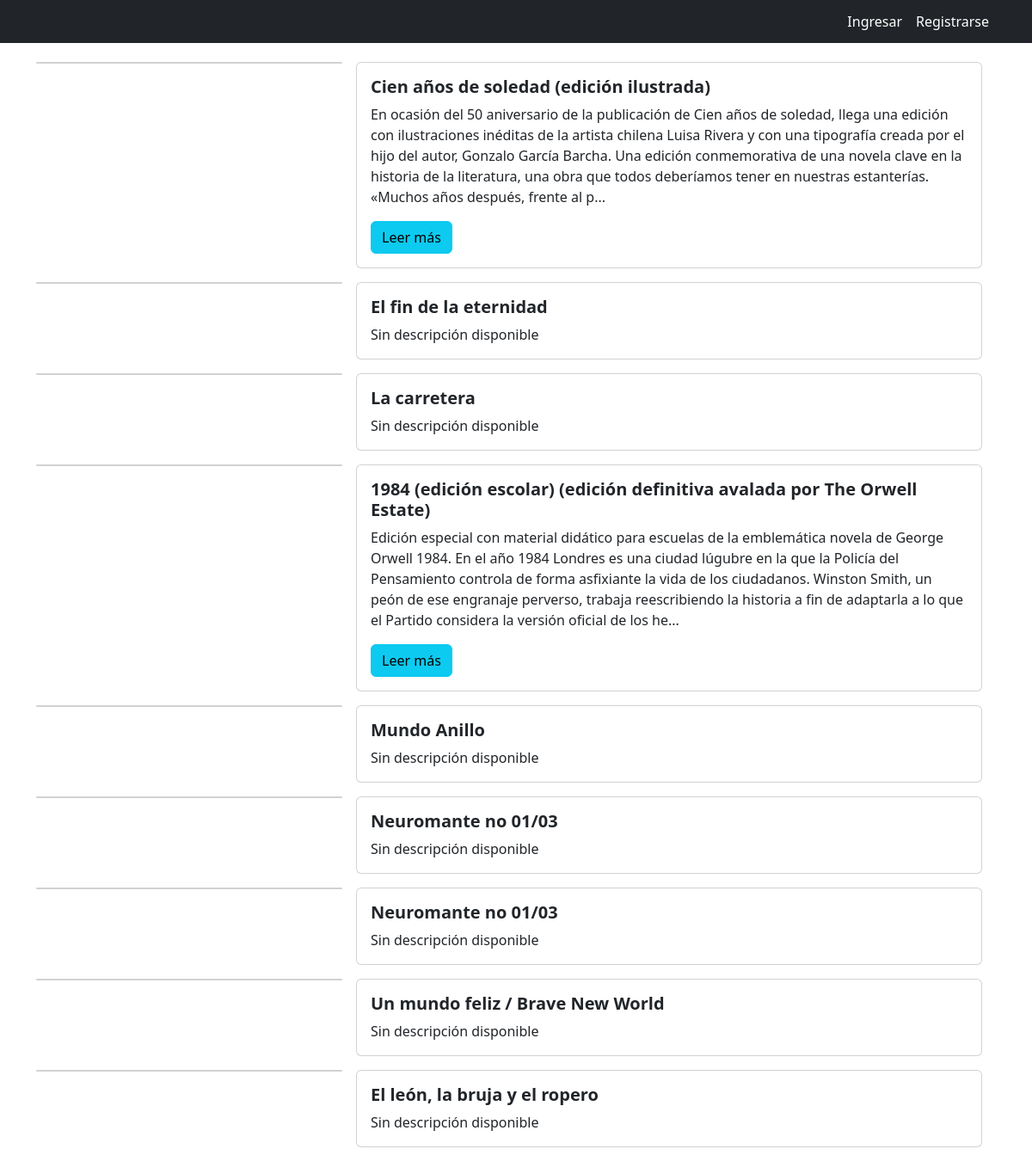
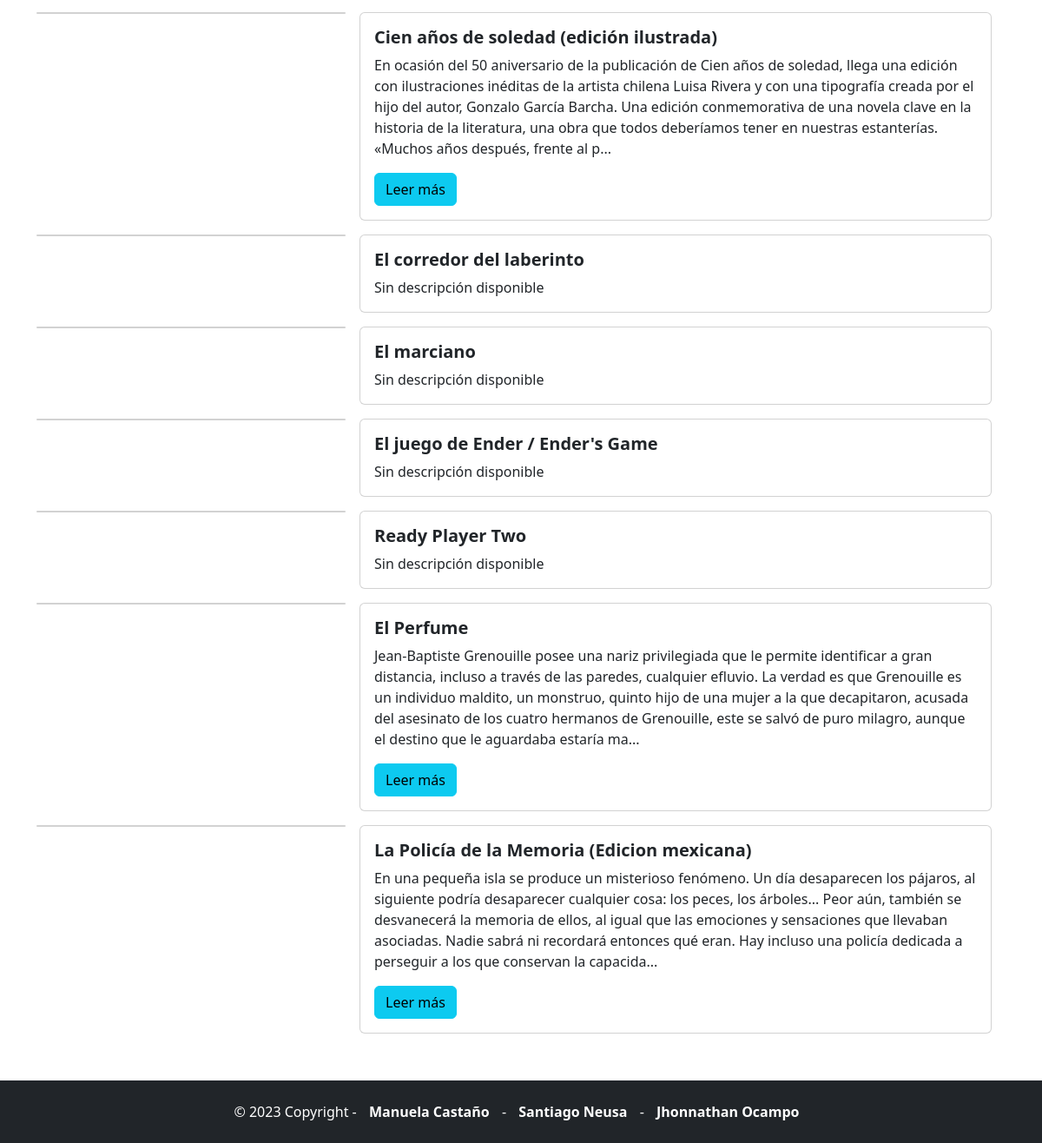
The app's page /recomendations/ with its own data (2 pictures, top to bottom).
### book/models.py (models this page shows, shortened)
class Book(models.Model):
    isbn = models.CharField(max_length=13, default="N/A")
    title = models.CharField(max_length=100)
    description = models.TextField(max_length=500, default="Sin descripción disponible")
    year_publication = models.IntegerField(default=0)
    topics = models.CharField(max_length=120, default="N/A")
    rating = models.FloatField(default=0)
    cover = models.URLField(default="https://user-images.githubusercontent.com/140737841/280489450-728d5fb6-442e-4912-bed3-f0a5689fbdec.png")
    buy_link = models.URLField(default="https://books.google.com.co/books?uid=117901420878484918404&hl=es")
    author = models.CharField(max_length=100, default= None)
    disliked_by = models.ManyToManyField('accounts.userInformation', related_name='books_disliked_by_users', blank=True)

### book/views.py (the view)
# urls.py: path("recomendations/", BookViews.recomendations),
def recomendations(request):
    books = Book.objects.all()
    return render(request, 'recomendations.html', {'books': books})

### book/templates/recomendations.html (shortened to what this page needs)
{% extends 'base.html' %}
{% block content %}
<body>
    <main>
        <div class="container">
            <div class="row mt-5">
                {% for book in books %}
                <div class="row g-0">
                    <div class="col-md-4">
                        <div class="card mb-3 me-3" style="max-width: 430px;">
                        </div>
                    </div>
                    <div class="col-md-8">
                        <div class="card mb-3 me-3">
                            <div class="card-body">
                                <h5 class="card-title fw-bold">{{ book.title }}</h5>
                                <p class="card-text" id="book-description">{{ book.description|slice:":400" }}{% if book.description|length > 400 %}...</p>
                            <button type="button" class="btn btn-info" data-bs-toggle="modal" data-bs-target="#descriptionModal{{ book.id }}">
                                Leer más
                            </button>
                            {% endif %}
                            </div>
                        </div>
                    </div>
                </div>
                {% endfor %}
            </div>
        </div>
    </main>
</body>
</html>
{% endblock content %}

### BookNexus/templates/base.html (shortened to what this page needs)
<!DOCTYPE html>
<html lang="en">
<head>
    <link href="https://cdn.jsdelivr.net/npm/bootstrap@5.3.0-alpha2/dist/css/bootstrap.min.css" rel="stylesheet">
    <link href="https://cdn.jsdelivr.net/npm/bootstrap@5.3.2/dist/css/bootstrap.min.css" rel="stylesheet">
</head>
<body style="position: relative; min-height: 100vh;">
    <header>
    <nav class="navbar navbar-expand-lg navbar-light bg-dark mb-3">
        <div class="container">
            <a class="navbar-brand" href="{% url 'home' %}" style="display: flex; align-items: center;">
            </a>
            <div class="collapse navbar-collapse" id="navbarNavAltMarkup">
                <div class="navbar-nav ms-auto">
                    {% if user.is_authenticated %}
                    <a class="nav-link" href="{% url 'accounts:logout' %}">
                        Cerrar Sesión ({{ user.username }})
                    </a>
                    {% else %}
                    <a class="nav-link nav-item-lg" href="{% url 'accounts:login' %}">Ingresar</a>
                    <a class="nav-link nav-item-lg" href="{% url 'accounts:signup' %}">
                        Registrarse
                    </a>
                    {% endif %}
                </div>
            </div>
        </div>
        </nav>
    </header>
    <div class="container mt-4" style="padding-bottom: 110px;">
        {% block content %}
        {% endblock content %}
    <footer class="text-center text-lg-start bg-dark text-white" style="position: absolute; bottom: 0; width: 100%;">
        <div class="text-center p-4">
            © 2023 Copyright -
            <a class="text-reset fw-bold text-decoration-none" target="_blank" href="https://www.instagram.com/manucf20/">Manuela Castaño</a> -
            <a class="text-reset fw-bold text-decoration-none" target="_blank" href="https://www.instagram.com/santiagoneusar/">Santiago Neusa</a> -
            <a class="text-reset fw-bold text-decoration-none" target="_blank" href="https://www.instagram.com/jhonnathan.ocampo/">Jhonnathan Ocampo</a>
        </div>
    </footer>
</body>
</html>

### BookNexus/templates/base.html (style rules this page uses)
.navbar { background-color: #333; color: #fff; position: fixed; top: 0; width: 100%; z-index: 1000; padding: 5px 0; }
.navbar a { color: #fff; }
.navbar a.nav-link { font-size: 16px; }
footer { background-color: #333; color: #fff; padding: 0px 0; position: fixed; bottom: 0; width: 100%; z-index: 1000; }
footer a { color: #fff; text-decoration: none; margin: 0 10px; }
body { display: flex; flex-direction: column; min-height: 100vh; }
.container { flex: 1; }

### records on screen
Book: title "Cien años de soledad (edición ilustrada)", description "En ocasión del 50 aniversario de la publicación de Cien años de soledad, llega una edición con ilustraciones inéditas de la artista chilena Luisa Rivera y con una tipografía creada por el hijo del autor, Gonzalo García Barcha. Una edición conmemorativa de una novela clave en la historia de la literatura, una obra que todos deberíamos tener en nuestras estanterías. «Muchos años después, frente al p"
Book: title "El fin de la eternidad", description "Sin descripción disponible"
Book: title "La carretera", description "Sin descripción disponible"
Book: title "1984 (edición escolar) (edición definitiva avalada por The Orwell Estate)", description "Edición especial con material didático para escuelas de la emblemática novela de George Orwell 1984. En el año 1984 Londres es una ciudad lúgubre en la que la Policía del Pensamiento controla de forma asfixiante la vida de los ciudadanos. Winston Smith, un peón de ese engranaje perverso, trabaja reescribiendo la historia a fin de adaptarla a lo que el Partido considera la versión oficial de los he"
Book: title "Mundo Anillo", description "Sin descripción disponible"
Book: title "Neuromante no 01/03", description "Sin descripción disponible"
Book: title "Neuromante no 01/03", description "Sin descripción disponible"
Book: title "Un mundo feliz / Brave New World", description "Sin descripción disponible"
Book: title "El león, la bruja y el ropero", description "Sin descripción disponible"
Book: title "Cien años de soledad (edición ilustrada)", description "En ocasión del 50 aniversario de la publicación de Cien años de soledad, llega una edición con ilustraciones inéditas de la artista chilena Luisa Rivera y con una tipografía creada por el hijo del autor, Gonzalo García Barcha. Una edición conmemorativa de una novela clave en la historia de la literatura, una obra que todos deberíamos tener en nuestras estanterías. «Muchos años después, frente al p"
Book: title "El corredor del laberinto", description "Sin descripción disponible"
Book: title "El marciano", description "Sin descripción disponible"
Book: title "El juego de Ender / Ender's Game", description "Sin descripción disponible"
Book: title "Ready Player Two", description "Sin descripción disponible"
Book: title "El Perfume", description "Jean-Baptiste Grenouille posee una nariz privilegiada que le permite identificar a gran distancia, incluso a través de las paredes, cualquier efluvio. La verdad es que Grenouille es un individuo maldito, un monstruo, quinto hijo de una mujer a la que decapitaron, acusada del asesinato de los cuatro hermanos de Grenouille, este se salvó de puro milagro, aunque el destino que le aguardaba estaría ma"
Book: title "La Policía de la Memoria (Edicion mexicana)", description "En una pequeña isla se produce un misterioso fenómeno. Un día desaparecen los pájaros, al siguiente podría desaparecer cualquier cosa: los peces, los árboles... Peor aún, también se desvanecerá la memoria de ellos, al igual que las emociones y sensaciones que llevaban asociadas. Nadie sabrá ni recordará entonces qué eran. Hay incluso una policía dedicada a perseguir a los que conservan la capacida"
